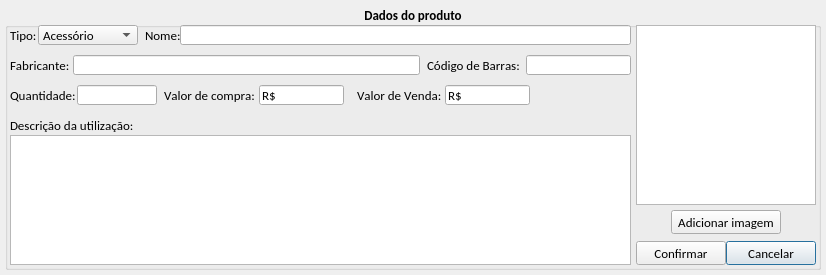
<?xml version="1.0" encoding="UTF-8"?>
<ui version="4.0">
 <class>tela_editar_produto</class>
 <widget class="QDialog" name="tela_editar_produto">
  <property name="geometry">
   <rect>
    <x>0</x>
    <y>0</y>
    <width>826</width>
    <height>275</height>
   </rect>
  </property>
  <property name="windowTitle">
   <string>Dialog</string>
  </property>
  <widget class="QGroupBox" name="gb_dados_produto">
   <property name="geometry">
    <rect>
     <x>5</x>
     <y>5</y>
     <width>816</width>
     <height>265</height>
    </rect>
   </property>
   <property name="font">
    <font>
     <family>Calibri</family>
     <pointsize>10</pointsize>
     <weight>75</weight>
     <bold>true</bold>
    </font>
   </property>
   <property name="title">
    <string>Dados do produto</string>
   </property>
   <property name="alignment">
    <set>Qt::AlignCenter</set>
   </property>
   <property name="flat">
    <bool>false</bool>
   </property>
   <property name="checkable">
    <bool>false</bool>
   </property>
   <widget class="QLabel" name="lb_nome">
    <property name="geometry">
     <rect>
      <x>140</x>
      <y>20</y>
      <width>35</width>
      <height>20</height>
     </rect>
    </property>
    <property name="font">
     <font>
      <weight>50</weight>
      <bold>false</bold>
      <kerning>false</kerning>
     </font>
    </property>
    <property name="text">
     <string>Nome:</string>
    </property>
   </widget>
   <widget class="QLineEdit" name="le_nome">
    <property name="geometry">
     <rect>
      <x>175</x>
      <y>20</y>
      <width>451</width>
      <height>20</height>
     </rect>
    </property>
    <property name="font">
     <font>
      <weight>50</weight>
      <bold>false</bold>
      <kerning>false</kerning>
     </font>
    </property>
    <property name="inputMethodHints">
     <set>Qt::ImhNone</set>
    </property>
    <property name="inputMask">
     <string/>
    </property>
    <property name="text">
     <string/>
    </property>
    <property name="maxLength">
     <number>60</number>
    </property>
   </widget>
   <widget class="QLineEdit" name="le_fabricante">
    <property name="geometry">
     <rect>
      <x>68</x>
      <y>50</y>
      <width>347</width>
      <height>20</height>
     </rect>
    </property>
    <property name="font">
     <font>
      <weight>50</weight>
      <bold>false</bold>
      <kerning>false</kerning>
     </font>
    </property>
    <property name="inputMethodHints">
     <set>Qt::ImhNone</set>
    </property>
    <property name="inputMask">
     <string/>
    </property>
    <property name="text">
     <string/>
    </property>
    <property name="maxLength">
     <number>60</number>
    </property>
   </widget>
   <widget class="QLabel" name="lb_fabricante">
    <property name="geometry">
     <rect>
      <x>5</x>
      <y>50</y>
      <width>63</width>
      <height>20</height>
     </rect>
    </property>
    <property name="font">
     <font>
      <weight>50</weight>
      <bold>false</bold>
      <kerning>false</kerning>
     </font>
    </property>
    <property name="text">
     <string>Fabricante:</string>
    </property>
   </widget>
   <widget class="QLabel" name="lb_codigo_barras">
    <property name="geometry">
     <rect>
      <x>422</x>
      <y>50</y>
      <width>99</width>
      <height>20</height>
     </rect>
    </property>
    <property name="font">
     <font>
      <weight>50</weight>
      <bold>false</bold>
      <kerning>false</kerning>
     </font>
    </property>
    <property name="text">
     <string>Código de Barras:</string>
    </property>
   </widget>
   <widget class="QLineEdit" name="le_codigo_barras">
    <property name="geometry">
     <rect>
      <x>521</x>
      <y>50</y>
      <width>105</width>
      <height>20</height>
     </rect>
    </property>
    <property name="font">
     <font>
      <weight>50</weight>
      <bold>false</bold>
      <kerning>false</kerning>
     </font>
    </property>
    <property name="inputMask">
     <string>0 000000 000000; </string>
    </property>
    <property name="text">
     <string>  </string>
    </property>
    <property name="maxLength">
     <number>15</number>
    </property>
   </widget>
   <widget class="QLineEdit" name="le_quantidade">
    <property name="geometry">
     <rect>
      <x>72</x>
      <y>80</y>
      <width>80</width>
      <height>20</height>
     </rect>
    </property>
    <property name="font">
     <font>
      <weight>50</weight>
      <bold>false</bold>
      <kerning>false</kerning>
     </font>
    </property>
    <property name="inputMask">
     <string>0000000000; </string>
    </property>
    <property name="text">
     <string/>
    </property>
    <property name="maxLength">
     <number>10</number>
    </property>
   </widget>
   <widget class="QLabel" name="lb_quantidade">
    <property name="geometry">
     <rect>
      <x>5</x>
      <y>80</y>
      <width>67</width>
      <height>20</height>
     </rect>
    </property>
    <property name="font">
     <font>
      <weight>50</weight>
      <bold>false</bold>
      <kerning>false</kerning>
     </font>
    </property>
    <property name="text">
     <string>Quantidade:</string>
    </property>
   </widget>
   <widget class="QTextEdit" name="te_des_utilizacao">
    <property name="geometry">
     <rect>
      <x>5</x>
      <y>130</y>
      <width>621</width>
      <height>130</height>
     </rect>
    </property>
    <property name="font">
     <font>
      <weight>50</weight>
      <bold>false</bold>
     </font>
    </property>
    <property name="verticalScrollBarPolicy">
     <enum>Qt::ScrollBarAsNeeded</enum>
    </property>
    <property name="readOnly">
     <bool>false</bool>
    </property>
    <property name="html">
     <string>&lt;!DOCTYPE HTML PUBLIC &quot;-//W3C//DTD HTML 4.0//EN&quot; &quot;http://www.w3.org/TR/REC-html40/strict.dtd&quot;&gt;
&lt;html&gt;&lt;head&gt;&lt;meta name=&quot;qrichtext&quot; content=&quot;1&quot; /&gt;&lt;style type=&quot;text/css&quot;&gt;
p, li { white-space: pre-wrap; }
&lt;/style&gt;&lt;/head&gt;&lt;body style=&quot; font-family:'Calibri'; font-size:10pt; font-weight:400; font-style:normal;&quot;&gt;
&lt;p style=&quot;-qt-paragraph-type:empty; margin-top:0px; margin-bottom:0px; margin-left:0px; margin-right:0px; -qt-block-indent:0; text-indent:0px;&quot;&gt;&lt;/p&gt;&lt;/body&gt;&lt;/html&gt;</string>
    </property>
   </widget>
   <widget class="QLabel" name="lb_comentario">
    <property name="geometry">
     <rect>
      <x>5</x>
      <y>110</y>
      <width>133</width>
      <height>20</height>
     </rect>
    </property>
    <property name="font">
     <font>
      <family>Calibri</family>
      <pointsize>10</pointsize>
      <weight>50</weight>
      <bold>false</bold>
      <kerning>false</kerning>
     </font>
    </property>
    <property name="text">
     <string>Descrição da utilização:</string>
    </property>
   </widget>
   <widget class="QGraphicsView" name="gv_imagem_produto">
    <property name="geometry">
     <rect>
      <x>631</x>
      <y>20</y>
      <width>180</width>
      <height>180</height>
     </rect>
    </property>
    <property name="minimumSize">
     <size>
      <width>150</width>
      <height>150</height>
     </size>
    </property>
    <property name="maximumSize">
     <size>
      <width>200</width>
      <height>200</height>
     </size>
    </property>
   </widget>
   <widget class="QPushButton" name="btn_cancelar">
    <property name="geometry">
     <rect>
      <x>721</x>
      <y>236</y>
      <width>90</width>
      <height>24</height>
     </rect>
    </property>
    <property name="minimumSize">
     <size>
      <width>0</width>
      <height>24</height>
     </size>
    </property>
    <property name="maximumSize">
     <size>
      <width>90</width>
      <height>24</height>
     </size>
    </property>
    <property name="font">
     <font>
      <family>Calibri</family>
      <pointsize>10</pointsize>
      <weight>50</weight>
      <bold>false</bold>
     </font>
    </property>
    <property name="text">
     <string>Cancelar</string>
    </property>
    <property name="icon">
     <iconset resource="imagens.qrc">
      <normaloff>:/img/img/1345902747_button_cancel.png</normaloff>:/img/img/1345902747_button_cancel.png</iconset>
    </property>
    <property name="iconSize">
     <size>
      <width>18</width>
      <height>18</height>
     </size>
    </property>
   </widget>
   <widget class="QPushButton" name="btn_confirmar">
    <property name="geometry">
     <rect>
      <x>631</x>
      <y>236</y>
      <width>90</width>
      <height>24</height>
     </rect>
    </property>
    <property name="minimumSize">
     <size>
      <width>0</width>
      <height>24</height>
     </size>
    </property>
    <property name="maximumSize">
     <size>
      <width>90</width>
      <height>24</height>
     </size>
    </property>
    <property name="font">
     <font>
      <family>Calibri</family>
      <pointsize>10</pointsize>
      <weight>50</weight>
      <bold>false</bold>
     </font>
    </property>
    <property name="text">
     <string>Confirmar</string>
    </property>
    <property name="icon">
     <iconset resource="imagens.qrc">
      <normaloff>:/img/img/1345902916_camera_test.png</normaloff>:/img/img/1345902916_camera_test.png</iconset>
    </property>
    <property name="iconSize">
     <size>
      <width>20</width>
      <height>20</height>
     </size>
    </property>
   </widget>
   <widget class="QLabel" name="lb_tipo">
    <property name="geometry">
     <rect>
      <x>5</x>
      <y>20</y>
      <width>28</width>
      <height>20</height>
     </rect>
    </property>
    <property name="font">
     <font>
      <weight>50</weight>
      <bold>false</bold>
      <kerning>false</kerning>
     </font>
    </property>
    <property name="text">
     <string>Tipo:</string>
    </property>
   </widget>
   <widget class="QComboBox" name="cb_tipo">
    <property name="geometry">
     <rect>
      <x>33</x>
      <y>20</y>
      <width>100</width>
      <height>20</height>
     </rect>
    </property>
    <property name="font">
     <font>
      <weight>50</weight>
      <bold>false</bold>
      <kerning>false</kerning>
     </font>
    </property>
    <item>
     <property name="text">
      <string>Acessório</string>
     </property>
    </item>
    <item>
     <property name="text">
      <string>Cosmético</string>
     </property>
    </item>
    <item>
     <property name="text">
      <string>Decoração</string>
     </property>
    </item>
    <item>
     <property name="text">
      <string>Estimulante</string>
     </property>
    </item>
    <item>
     <property name="text">
      <string>Fetish</string>
     </property>
    </item>
    <item>
     <property name="text">
      <string>Gel</string>
     </property>
    </item>
    <item>
     <property name="text">
      <string>Higiene</string>
     </property>
    </item>
    <item>
     <property name="text">
      <string>Jogo</string>
     </property>
    </item>
    <item>
     <property name="text">
      <string>Kit</string>
     </property>
    </item>
    <item>
     <property name="text">
      <string>Lubrificante</string>
     </property>
    </item>
    <item>
     <property name="text">
      <string>Perfumaria</string>
     </property>
    </item>
    <item>
     <property name="text">
      <string>Preservativo</string>
     </property>
    </item>
    <item>
     <property name="text">
      <string>Prótese</string>
     </property>
    </item>
    <item>
     <property name="text">
      <string>Vestuário</string>
     </property>
    </item>
    <item>
     <property name="text">
      <string>Vibrador</string>
     </property>
    </item>
   </widget>
   <widget class="QPushButton" name="btn_adicionar_imagem">
    <property name="geometry">
     <rect>
      <x>666</x>
      <y>205</y>
      <width>110</width>
      <height>24</height>
     </rect>
    </property>
    <property name="font">
     <font>
      <weight>50</weight>
      <bold>false</bold>
     </font>
    </property>
    <property name="text">
     <string>Adicionar imagem</string>
    </property>
   </widget>
   <widget class="QLabel" name="lb_valorvenda">
    <property name="geometry">
     <rect>
      <x>352</x>
      <y>80</y>
      <width>88</width>
      <height>20</height>
     </rect>
    </property>
    <property name="font">
     <font>
      <weight>50</weight>
      <bold>false</bold>
      <kerning>false</kerning>
     </font>
    </property>
    <property name="text">
     <string>Valor de Venda:</string>
    </property>
   </widget>
   <widget class="QLabel" name="lb_valor_compra">
    <property name="geometry">
     <rect>
      <x>159</x>
      <y>80</y>
      <width>95</width>
      <height>20</height>
     </rect>
    </property>
    <property name="font">
     <font>
      <weight>50</weight>
      <bold>false</bold>
      <kerning>false</kerning>
     </font>
    </property>
    <property name="text">
     <string>Valor de compra:</string>
    </property>
   </widget>
   <widget class="QLineEdit" name="le_valor_venda">
    <property name="geometry">
     <rect>
      <x>440</x>
      <y>80</y>
      <width>85</width>
      <height>20</height>
     </rect>
    </property>
    <property name="font">
     <font>
      <weight>50</weight>
      <bold>false</bold>
      <kerning>false</kerning>
     </font>
    </property>
    <property name="inputMethodHints">
     <set>Qt::ImhNone</set>
    </property>
    <property name="inputMask">
     <string>R$ xxxxxxxxx; </string>
    </property>
    <property name="text">
     <string>R$ </string>
    </property>
    <property name="maxLength">
     <number>12</number>
    </property>
   </widget>
   <widget class="QLineEdit" name="le_valor_compra">
    <property name="geometry">
     <rect>
      <x>254</x>
      <y>80</y>
      <width>85</width>
      <height>20</height>
     </rect>
    </property>
    <property name="font">
     <font>
      <weight>50</weight>
      <bold>false</bold>
      <kerning>false</kerning>
     </font>
    </property>
    <property name="inputMethodHints">
     <set>Qt::ImhNone</set>
    </property>
    <property name="inputMask">
     <string>R$ xxxxxxxxx; </string>
    </property>
    <property name="text">
     <string>R$ </string>
    </property>
    <property name="maxLength">
     <number>12</number>
    </property>
   </widget>
  </widget>
 </widget>
 <resources>
  <include location="imagens.qrc"/>
 </resources>
 <connections/>
</ui>
